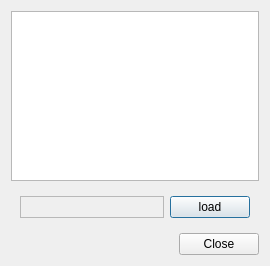
<?xml version="1.0" encoding="UTF-8"?>
<ui version="4.0">
 <class>CFlightPlanDialog</class>
 <widget class="QDialog" name="CFlightPlanDialog">
  <property name="geometry">
   <rect>
    <x>0</x>
    <y>0</y>
    <width>270</width>
    <height>266</height>
   </rect>
  </property>
  <property name="windowTitle">
   <string>Flight plan</string>
  </property>
  <layout class="QVBoxLayout" name="vl_FlightPlan">
   <item>
    <widget class="QTextEdit" name="te_FlightPlan"/>
   </item>
   <item>
    <widget class="QWidget" name="wi_Buttons" native="true">
     <layout class="QHBoxLayout" name="hl_Buttons">
      <item>
       <widget class="BlackGui::Components::CCallsignCompleter" name="comp_CallsignCompleter">
        <property name="sizePolicy">
         <sizepolicy hsizetype="MinimumExpanding" vsizetype="Preferred">
          <horstretch>0</horstretch>
          <verstretch>0</verstretch>
         </sizepolicy>
        </property>
        <property name="frameShape">
         <enum>QFrame::StyledPanel</enum>
        </property>
        <property name="frameShadow">
         <enum>QFrame::Raised</enum>
        </property>
       </widget>
      </item>
      <item alignment="Qt::AlignRight">
       <widget class="QPushButton" name="pb_LoadFlightPlan">
        <property name="text">
         <string>load</string>
        </property>
       </widget>
      </item>
     </layout>
    </widget>
   </item>
   <item>
    <widget class="QDialogButtonBox" name="bb_FlightPlanButtons">
     <property name="orientation">
      <enum>Qt::Horizontal</enum>
     </property>
     <property name="standardButtons">
      <set>QDialogButtonBox::Close</set>
     </property>
    </widget>
   </item>
  </layout>
 </widget>
 <customwidgets>
  <customwidget>
   <class>BlackGui::Components::CCallsignCompleter</class>
   <extends>QFrame</extends>
   <header>blackgui/components/callsigncompleter.h</header>
   <container>1</container>
  </customwidget>
 </customwidgets>
 <resources/>
 <connections>
  <connection>
   <sender>bb_FlightPlanButtons</sender>
   <signal>accepted()</signal>
   <receiver>CFlightPlanDialog</receiver>
   <slot>accept()</slot>
   <hints>
    <hint type="sourcelabel">
     <x>248</x>
     <y>254</y>
    </hint>
    <hint type="destinationlabel">
     <x>157</x>
     <y>274</y>
    </hint>
   </hints>
  </connection>
  <connection>
   <sender>bb_FlightPlanButtons</sender>
   <signal>rejected()</signal>
   <receiver>CFlightPlanDialog</receiver>
   <slot>reject()</slot>
   <hints>
    <hint type="sourcelabel">
     <x>316</x>
     <y>260</y>
    </hint>
    <hint type="destinationlabel">
     <x>286</x>
     <y>274</y>
    </hint>
   </hints>
  </connection>
 </connections>
</ui>
